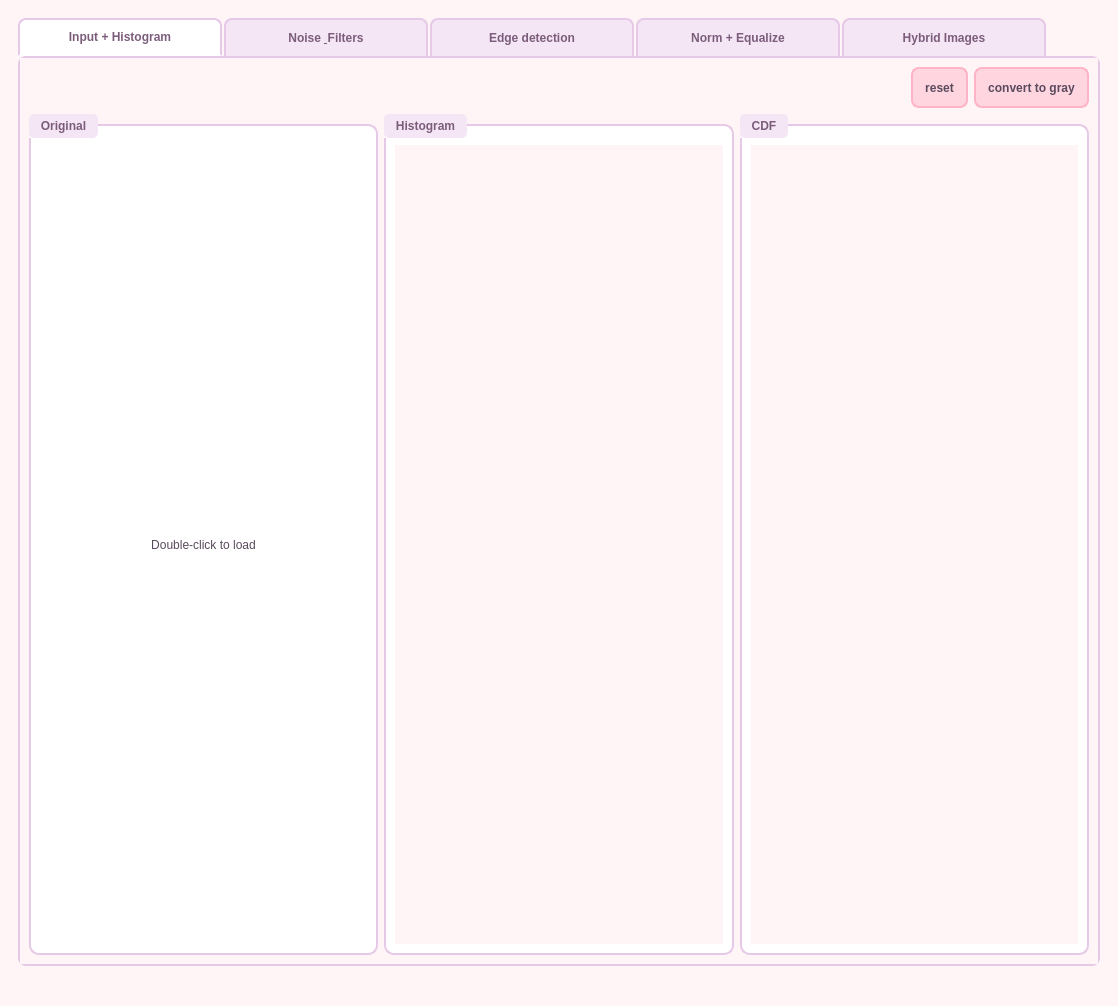
<?xml version="1.0" encoding="UTF-8"?>
<ui version="4.0">
 <class>MainWindow</class>
 <widget class="QMainWindow" name="MainWindow">
  <property name="geometry">
   <rect>
    <x>0</x>
    <y>0</y>
    <width>1118</width>
    <height>771</height>
   </rect>
  </property>
  <property name="windowTitle">
   <string>MainWindow</string>
  </property>
  <property name="styleSheet">
   <string notr="true">QMainWindow {
    background-color: #FFF5F7;
}
QWidget {
    background-color: #FFF5F7;
    color: #5A4A5D;
}
QPushButton {
    background-color: #FFD6E0;
    border: 2px solid #FFB3C6;
    border-radius: 8px;
    padding: 6px 12px;
    color: #5A4A5D;
    font-weight: bold;
    min-height: 25px;
}
QPushButton:hover {
    background-color: #FFE0E9;
    border-color: #FF99B3;
}
QPushButton:pressed {
    background-color: #FFB3C6;
    font-size: 50px;
}
QGroupBox {
    border: 2px solid #E6C9E6;
    border-radius: 10px;
    margin-top: 10px;
    padding-top: 10px;
    background-color: #FFFFFF;
    font-weight: bold;
    color: #7B5D7B;
}
QGroupBox::title {
    subcontrol-origin: margin;
    subcontrol-position: top left;
    padding: 5px 10px;
    background-color: #F5E6F5;
    border-radius: 5px;
    color: #7B5D7B;
    font-size: 50px;
}
QLabel {
    color: #5A4A5D;
    background-color: transparent;
}
QTabWidget::pane {
    border: 2px solid #E6C9E6;
    border-radius: 8px;
    background-color: #FFFFFF;
}
QTabBar::tab {
    background-color: #F5E6F5;
    border: 2px solid #E6C9E6;
    border-bottom: none;
    border-top-left-radius: 8px;
    border-top-right-radius: 8px;
    padding: 10px 25px;
    margin-right: 2px;
    color: #7B5D7B;
    font-weight: bold;
    min-width: 150px;
}
QTabBar::tab:selected {
    background-color: #FFFFFF;
    border-bottom: 2px solid #FFFFFF;
}
QTabBar::tab:hover {
    background-color: #FFE0E9;
}
QComboBox {
    background-color: #FFFFFF;
    border: 2px solid #E6C9E6;
    border-radius: 5px;
    padding: 5px;
    color: #5A4A5D;
}
QComboBox:hover {
    border-color: #D4B3D4;
}
QSlider::groove:horizontal {
    background: #E6C9E6;
    height: 8px;
    border-radius: 4px;
}
QSlider::handle:horizontal {
    background: #FFB3C6;
    border: 2px solid #FF99B3;
    width: 18px;
    margin: -5px 0;
    border-radius: 9px;
}
QSlider::handle:horizontal:hover {
    background: #FFD6E0;
}</string>
  </property>
  <widget class="QWidget" name="centralwidget">
   <layout class="QHBoxLayout" name="horizontalLayout">
    <item>
     <widget class="QWidget" name="widget" native="true">
      <layout class="QHBoxLayout" name="horizontalLayout_2">
       <item>
        <widget class="QTabWidget" name="tabWidget">
         <property name="currentIndex">
          <number>0</number>
         </property>
         <property name="usesScrollButtons">
          <bool>false</bool>
         </property>

         <!-- ═══ TAB 1: Input + Histogram ═══ -->
         <widget class="QWidget" name="tab">
          <attribute name="title"><string>Input + Histogram</string></attribute>
          <layout class="QVBoxLayout" name="verticalLayout">
           <item>
            <layout class="QHBoxLayout" name="buttonLayout">
             <item>
              <spacer name="horizontalSpacer">
               <property name="orientation"><enum>Qt::Horizontal</enum></property>
               <property name="sizeHint" stdset="0"><size><width>40</width><height>20</height></size></property>
              </spacer>
             </item>
             <item>
              <widget class="QPushButton" name="btn_reset">
               <property name="text"><string>reset</string></property>
              </widget>
             </item>
             <item>
              <widget class="QPushButton" name="btn_convert_gray">
               <property name="text"><string>convert to gray</string></property>
              </widget>
             </item>
            </layout>
           </item>
           <item>
            <layout class="QHBoxLayout" name="mainContentLayout">
             <item>
              <widget class="QGroupBox" name="groupBox">
               <property name="title"><string>Original</string></property>
               <layout class="QVBoxLayout" name="inputImageLayout">
                <item>
                 <widget class="QLabel" name="InputImage">
                  <property name="text"><string>Double-click to load</string></property>
                  <property name="alignment"><set>Qt::AlignCenter</set></property>
                 </widget>
                </item>
               </layout>
              </widget>
             </item>
             <item>
              <widget class="QGroupBox" name="groupBox_4">
               <property name="title"><string>Histogram</string></property>
               <layout class="QVBoxLayout" name="inputHistogramLayout">
                <item><widget class="QWidget" name="InputHistogram" native="true"/></item>
               </layout>
              </widget>
             </item>
             <item>
              <widget class="QGroupBox" name="groupBox_5">
               <property name="title"><string>CDF</string></property>
               <layout class="QVBoxLayout" name="inputDistributionLayout">
                <item><widget class="QWidget" name="InputDistribution" native="true"/></item>
               </layout>
              </widget>
             </item>
            </layout>
           </item>
          </layout>
         </widget>

         <!-- ═══ TAB 2: Noise & Filters ═══ -->
         <widget class="QWidget" name="tab_2">
          <attribute name="title"><string>Noise &amp; Filters</string></attribute>
          <layout class="QVBoxLayout" name="noise_mainLayout">
           <item>
            <layout class="QHBoxLayout" name="noise_controlsLayout">
             <item><widget class="QLabel" name="noise_lbl_type"><property name="text"><string>Noise Type:</string></property></widget></item>
             <item><widget class="QComboBox" name="noise_combo_type"/></item>
             <item><widget class="QLabel" name="noise_lbl_amount"><property name="text"><string>Amount:</string></property></widget></item>
             <item>
              <widget class="QSlider" name="noise_slider_amount">
               <property name="minimum"><number>0</number></property>
               <property name="maximum"><number>100</number></property>
               <property name="value"><number>20</number></property>
               <property name="orientation"><enum>Qt::Horizontal</enum></property>
              </widget>
             </item>
             <item><widget class="QPushButton" name="noise_btn_apply"><property name="text"><string>Apply Noise</string></property></widget></item>
             <item><widget class="QLabel" name="filter_lbl_type"><property name="text"><string>Filter Type:</string></property></widget></item>
             <item><widget class="QComboBox" name="noise_combo_filter"/></item>
             <item><widget class="QPushButton" name="filter_btn_apply"><property name="text"><string>Apply Filter</string></property></widget></item>
            </layout>
           </item>
           <item>
            <layout class="QHBoxLayout" name="noise_imageLayout">
             <item>
              <widget class="QGroupBox" name="noise_input_group">
               <property name="title"><string>Input Image</string></property>
               <layout class="QVBoxLayout" name="noise_input_layout">
                <item>
                 <widget class="QLabel" name="noise_input_image">
                  <property name="minimumSize"><size><width>300</width><height>300</height></size></property>
                  <property name="alignment"><set>Qt::AlignCenter</set></property>
                 </widget>
                </item>
               </layout>
              </widget>
             </item>
             <item>
              <widget class="QGroupBox" name="noise_noisy_group">
               <property name="title"><string>Noisy Image</string></property>
               <layout class="QVBoxLayout" name="noise_noisy_layout">
                <item><widget class="QLabel" name="noise_noisy_image"><property name="alignment"><set>Qt::AlignCenter</set></property></widget></item>
               </layout>
              </widget>
             </item>
             <item>
              <widget class="QGroupBox" name="noise_filtered_group">
               <property name="title"><string>Filtered Image</string></property>
               <layout class="QVBoxLayout" name="noise_filtered_layout">
                <item><widget class="QLabel" name="noise_filtered_image"><property name="alignment"><set>Qt::AlignCenter</set></property></widget></item>
               </layout>
              </widget>
             </item>
            </layout>
           </item>
          </layout>
         </widget>

         <!-- ═══ TAB 3: Edge detection ═══ -->
         <widget class="QWidget" name="tab_3">
          <attribute name="title"><string>Edge detection</string></attribute>
          <layout class="QVBoxLayout" name="edge_mainLayout">
           <item>
            <layout class="QHBoxLayout" name="edge_controlsLayout">
             <item><widget class="QLabel" name="edge_label"><property name="text"><string>Select Edge Mask:</string></property></widget></item>
             <item>
              <widget class="QComboBox" name="edge_combo">
               <property name="minimumSize"><size><width>150</width><height>0</height></size></property>
              </widget>
             </item>
             <item>
              <spacer name="edge_spacer">
               <property name="orientation"><enum>Qt::Horizontal</enum></property>
               <property name="sizeHint" stdset="0"><size><width>40</width><height>20</height></size></property>
              </spacer>
             </item>
             <item>
              <widget class="QPushButton" name="edge_btn_apply">
               <property name="text"><string>Apply Mask</string></property>
               <property name="minimumSize"><size><width>120</width><height>30</height></size></property>
              </widget>
             </item>
            </layout>
           </item>
           <item>
            <widget class="QGroupBox" name="edge_input_group">
             <property name="title"><string>Input Image</string></property>
             <layout class="QVBoxLayout" name="edge_input_layout">
              <item>
               <widget class="QLabel" name="edge_input_image">
                <property name="minimumSize"><size><width>0</width><height>300</height></size></property>
                <property name="text"><string>Double-click to load image</string></property>
                <property name="alignment"><set>Qt::AlignCenter</set></property>
               </widget>
              </item>
             </layout>
            </widget>
           </item>
           <item>
            <layout class="QHBoxLayout" name="edge_resultsLayout">
             <item>
              <widget class="QGroupBox" name="edge_magnitude_group">
               <property name="title"><string>Magnitude</string></property>
               <layout class="QVBoxLayout" name="edge_magnitude_layout">
                <item>
                 <widget class="QLabel" name="edge_output_image">
                  <property name="minimumSize"><size><width>0</width><height>250</height></size></property>
                  <property name="text"><string/></property>
                  <property name="alignment"><set>Qt::AlignCenter</set></property>
                 </widget>
                </item>
               </layout>
              </widget>
             </item>
             <item>
              <widget class="QGroupBox" name="edge_grad_x_group">
               <property name="title"><string>Gradient X</string></property>
               <layout class="QVBoxLayout" name="edge_grad_x_layout">
                <item>
                 <widget class="QLabel" name="edge_gradient_x_image">
                  <property name="minimumSize"><size><width>0</width><height>250</height></size></property>
                  <property name="text"><string/></property>
                  <property name="alignment"><set>Qt::AlignCenter</set></property>
                 </widget>
                </item>
               </layout>
              </widget>
             </item>
             <item>
              <widget class="QGroupBox" name="edge_grad_y_group">
               <property name="title"><string>Gradient Y</string></property>
               <layout class="QVBoxLayout" name="edge_grad_y_layout">
                <item>
                 <widget class="QLabel" name="edge_gradient_y_image">
                  <property name="minimumSize"><size><width>0</width><height>250</height></size></property>
                  <property name="text"><string/></property>
                  <property name="alignment"><set>Qt::AlignCenter</set></property>
                 </widget>
                </item>
               </layout>
              </widget>
             </item>
            </layout>
           </item>
          </layout>
         </widget>

         <!-- ═══ TAB 4: Normalization & Equalization ═══ -->
         <widget class="QWidget" name="tab_5">
          <attribute name="title"><string>Norm + Equalize</string></attribute>
          <layout class="QVBoxLayout" name="normeq_mainLayout">
           
           <!-- ROW 1: Original Image + Histogram -->
           <item>
            <layout class="QHBoxLayout" name="normeq_originalLayout">
             <item>
              <widget class="QGroupBox" name="normeq_input_group">
               <property name="title"><string>Original Image (double-click to load)</string></property>
               <layout class="QVBoxLayout" name="normeq_input_layout">
                <item>
                 <widget class="QLabel" name="normalize_input_image">
                  <property name="minimumSize"><size><width>300</width><height>250</height></size></property>
                  <property name="text"><string>Double-click to load image</string></property>
                  <property name="alignment"><set>Qt::AlignCenter</set></property>
                 </widget>
                </item>
               </layout>
              </widget>
             </item>
             <item>
              <widget class="QGroupBox" name="normeq_input_hist_group">
               <property name="title"><string>Original Histogram</string></property>
               <layout class="QVBoxLayout" name="normeq_input_hist_layout">
                <item>
                 <widget class="QWidget" name="normalize_input_histogram" native="true">
                  <property name="minimumSize"><size><width>300</width><height>250</height></size></property>
                 </widget>
                </item>
               </layout>
              </widget>
             </item>
            </layout>
           </item>

           <!-- ROW 2: Normalized Image + Histogram -->
           <item>
            <layout class="QHBoxLayout" name="normeq_normalizedLayout">
             <item>
              <widget class="QGroupBox" name="normalize_output_group">
               <property name="title"><string>Normalized Image</string></property>
               <layout class="QVBoxLayout" name="normalize_output_layout">
                <item>
                 <widget class="QLabel" name="normalize_output_image">
                  <property name="minimumSize"><size><width>300</width><height>250</height></size></property>
                  <property name="text"><string/></property>
                  <property name="alignment"><set>Qt::AlignCenter</set></property>
                 </widget>
                </item>
               </layout>
              </widget>
             </item>
             <item>
              <widget class="QGroupBox" name="normalize_output_hist_group">
               <property name="title"><string>Normalized Histogram</string></property>
               <layout class="QVBoxLayout" name="normalize_output_hist_layout">
                <item>
                 <widget class="QWidget" name="normalize_output_histogram" native="true">
                  <property name="minimumSize"><size><width>300</width><height>250</height></size></property>
                 </widget>
                </item>
               </layout>
              </widget>
             </item>
            </layout>
           </item>

           <!-- ROW 3: Equalized Image + Histogram -->
           <item>
            <layout class="QHBoxLayout" name="normeq_equalizedLayout">
             <item>
              <widget class="QGroupBox" name="equalization_output_group">
               <property name="title"><string>Equalized Image</string></property>
               <layout class="QVBoxLayout" name="equalization_output_layout">
                <item>
                 <widget class="QLabel" name="equalization_output_image">
                  <property name="minimumSize"><size><width>300</width><height>250</height></size></property>
                  <property name="text"><string/></property>
                  <property name="alignment"><set>Qt::AlignCenter</set></property>
                 </widget>
                </item>
               </layout>
              </widget>
             </item>
             <item>
              <widget class="QGroupBox" name="equalization_output_hist_group">
               <property name="title"><string>Equalized Histogram</string></property>
               <layout class="QVBoxLayout" name="equalization_output_hist_layout">
                <item>
                 <widget class="QWidget" name="equalization_output_histogram" native="true">
                  <property name="minimumSize"><size><width>300</width><height>250</height></size></property>
                 </widget>
                </item>
               </layout>
              </widget>
             </item>
            </layout>
           </item>

          </layout>
         </widget>

         <!-- ═══ TAB 6: Hybrid Images (REDESIGNED) ═══ -->
         <widget class="QWidget" name="tab_4">
          <attribute name="title"><string>Hybrid Images</string></attribute>
          <layout class="QVBoxLayout" name="hybrid_mainLayout">

           <!-- ROW 1: Two input images -->
           <item>
            <layout class="QHBoxLayout" name="hybrid_inputImagesLayout">

             <item>
              <widget class="QGroupBox" name="hybrid_groupBox_img1">
               <property name="title"><string>Image 1</string></property>
               <property name="minimumSize"><size><width>0</width><height>220</height></size></property>
               <layout class="QVBoxLayout" name="hybrid_img1Layout">
                <item>
                 <widget class="QLabel" name="hybrid_label_img1">
                  <property name="text"><string>Double-click to load image</string></property>
                  <property name="alignment"><set>Qt::AlignCenter</set></property>
                 </widget>
                </item>
               </layout>
              </widget>
             </item>

             <item>
              <widget class="QGroupBox" name="hybrid_groupBox_img2">
               <property name="title"><string>Image 2</string></property>
               <property name="minimumSize"><size><width>0</width><height>220</height></size></property>
               <layout class="QVBoxLayout" name="hybrid_img2Layout">
                <item>
                 <widget class="QLabel" name="hybrid_label_img2">
                  <property name="text"><string>Double-click to load image</string></property>
                  <property name="alignment"><set>Qt::AlignCenter</set></property>
                 </widget>
                </item>
               </layout>
              </widget>
             </item>

            </layout>
           </item>

           <!-- ROW 2: Two control panels side by side -->
           <item>
            <layout class="QHBoxLayout" name="hybrid_bothControlsLayout">

             <!-- Image 1 Controls -->
             <item>
              <widget class="QGroupBox" name="hybrid_groupBox_ctrl1">
               <property name="title"><string>Image 1 Filter Settings</string></property>
               <layout class="QVBoxLayout" name="hybrid_ctrl1Layout">

                <!-- Filter type row -->
                <item>
                 <layout class="QHBoxLayout" name="hybrid_filter1Row">
                  <item>
                   <widget class="QLabel" name="hybrid_lbl_filter1">
                    <property name="text"><string>Filter Type:</string></property>
                    <property name="minimumSize"><size><width>80</width><height>0</height></size></property>
                   </widget>
                  </item>
                  <item>
                   <widget class="QComboBox" name="hybrid_combo_filter1"/>
                  </item>
                 </layout>
                </item>

                <!-- Cutoff slider row -->
                <item>
                 <layout class="QHBoxLayout" name="hybrid_cutoff1Row">
                  <item>
                   <widget class="QLabel" name="hybrid_lbl_cutoff1">
                    <property name="text"><string>Cutoff:</string></property>
                    <property name="minimumSize"><size><width>80</width><height>0</height></size></property>
                   </widget>
                  </item>
                  <item>
                   <widget class="QSlider" name="hybrid_slider_cutoff1">
                    <property name="minimum"><number>1</number></property>
                    <property name="maximum"><number>100</number></property>
                    <property name="value"><number>30</number></property>
                    <property name="orientation"><enum>Qt::Horizontal</enum></property>
                   </widget>
                  </item>
                  <item>
                   <widget class="QLabel" name="hybrid_label_cutoff1_val">
                    <property name="text"><string>30</string></property>
                    <property name="minimumSize"><size><width>30</width><height>0</height></size></property>
                    <property name="alignment"><set>Qt::AlignCenter</set></property>
                   </widget>
                  </item>
                 </layout>
                </item>

               </layout>
              </widget>
             </item>

             <!-- Image 2 Controls -->
             <item>
              <widget class="QGroupBox" name="hybrid_groupBox_ctrl2">
               <property name="title"><string>Image 2 Filter Settings</string></property>
               <layout class="QVBoxLayout" name="hybrid_ctrl2Layout">

                <!-- Filter type row -->
                <item>
                 <layout class="QHBoxLayout" name="hybrid_filter2Row">
                  <item>
                   <widget class="QLabel" name="hybrid_lbl_filter2">
                    <property name="text"><string>Filter Type:</string></property>
                    <property name="minimumSize"><size><width>80</width><height>0</height></size></property>
                   </widget>
                  </item>
                  <item>
                   <widget class="QComboBox" name="hybrid_combo_filter2"/>
                  </item>
                 </layout>
                </item>

                <!-- Cutoff slider row -->
                <item>
                 <layout class="QHBoxLayout" name="hybrid_cutoff2Row">
                  <item>
                   <widget class="QLabel" name="hybrid_lbl_cutoff2">
                    <property name="text"><string>Cutoff:</string></property>
                    <property name="minimumSize"><size><width>80</width><height>0</height></size></property>
                   </widget>
                  </item>
                  <item>
                   <widget class="QSlider" name="hybrid_slider_cutoff2">
                    <property name="minimum"><number>1</number></property>
                    <property name="maximum"><number>100</number></property>
                    <property name="value"><number>20</number></property>
                    <property name="orientation"><enum>Qt::Horizontal</enum></property>
                   </widget>
                  </item>
                  <item>
                   <widget class="QLabel" name="hybrid_label_cutoff2_val">
                    <property name="text"><string>20</string></property>
                    <property name="minimumSize"><size><width>30</width><height>0</height></size></property>
                    <property name="alignment"><set>Qt::AlignCenter</set></property>
                   </widget>
                  </item>
                 </layout>
                </item>

               </layout>
              </widget>
             </item>

            </layout>
           </item>

           <!-- ROW 3: Alpha + Button -->
           <item>
            <layout class="QHBoxLayout" name="hybrid_alphaButtonRow">
             <item>
              <widget class="QLabel" name="hybrid_lbl_alpha">
               <property name="text"><string>Alpha (blend weight):</string></property>
              </widget>
             </item>
             <item>
              <widget class="QSlider" name="hybrid_slider_alpha">
               <property name="minimum"><number>0</number></property>
               <property name="maximum"><number>100</number></property>
               <property name="value"><number>50</number></property>
               <property name="orientation"><enum>Qt::Horizontal</enum></property>
              </widget>
             </item>
             <item>
              <widget class="QLabel" name="hybrid_label_alpha_val">
               <property name="text"><string>0.50</string></property>
               <property name="minimumSize"><size><width>35</width><height>0</height></size></property>
               <property name="alignment"><set>Qt::AlignCenter</set></property>
              </widget>
             </item>
             <item>
              <widget class="QPushButton" name="hybrid_btn_create">
               <property name="text"><string>Create Hybrid Image</string></property>
               <property name="minimumSize"><size><width>160</width><height>30</height></size></property>
              </widget>
             </item>
            </layout>
           </item>

           <!-- ROW 4: Single hybrid result box -->
           <item>
            <widget class="QGroupBox" name="hybrid_groupBox_result">
             <property name="title"><string>Hybrid Result</string></property>
             <property name="minimumSize"><size><width>0</width><height>220</height></size></property>
             <layout class="QVBoxLayout" name="hybrid_resultLayout">
              <item>
               <widget class="QLabel" name="hybrid_label_result">
                <property name="text"><string/></property>
                <property name="alignment"><set>Qt::AlignCenter</set></property>
               </widget>
              </item>
             </layout>
            </widget>
           </item>

          </layout>
         </widget>
         <!-- ═══ END Hybrid Images tab ═══ -->

        </widget>
       </item>
      </layout>
     </widget>
    </item>
   </layout>
  </widget>
  <widget class="QMenuBar" name="menubar">
   <property name="geometry">
    <rect><x>0</x><y>0</y><width>1118</width><height>26</height></rect>
   </property>
  </widget>
  <widget class="QStatusBar" name="statusbar"/>
 </widget>
 <resources/>
 <connections/>
</ui>
